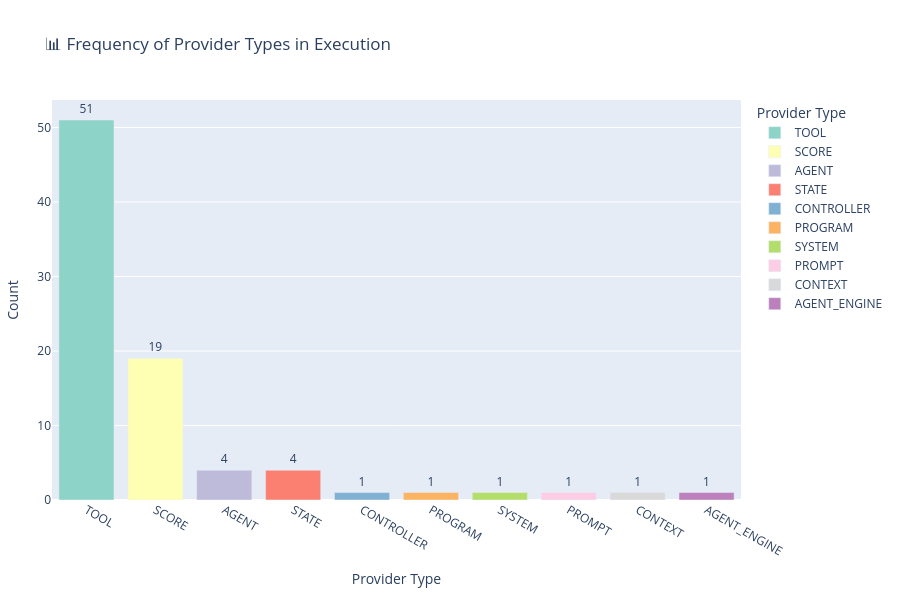

Notebook code cell kept with this figure:
### Markdown cell above
### 📊 Frequency of Provider Types in Execution

This bar chart displays the **number of times each `provider_type` appears** in the execution log.

#### 🧠 What this code does:
- Groups the log (`df`) by `provider_type` and counts how many entries exist for each type (e.g., `agent`, `tool`, `score`, `state`, etc.).
- Uses Plotly Express to render a **bar chart** with the provider types on the x-axis and their respective frequencies on the y-axis.
- Adds labels and color-coding to make the chart more interpretable and visually distinct.

#### 🔍 What you're observing:
- **Higher bars** indicate providers that are invoked more frequently (e.g., tools may appear often during scoring).
- Can help reveal which components dominate system activity.
- Serves as a quick summary of system behavior — useful for tuning, bottleneck detection, or debugging repeated execution patterns.

This is a foundational metric for system observability, especially when comparing runs or systems with different configurations.

### Code cell
import plotly.express as px

# Truncate provider_type to the part after the last '.'
df['provider_type'] = df['provider_type'].apply(lambda x: x.split('.')[-1])

# Count how many times each provider type appears
provider_freq = df["provider_type"].value_counts().reset_index()
provider_freq.columns = ["provider_type", "count"]

# Plot as bar chart
fig = px.bar(
    provider_freq,
    x="provider_type",
    y="count",
    text="count",
    title="📊 Frequency of Provider Types in Execution",
    labels={"provider_type": "Provider Type", "count": "Occurrences"},
    color="provider_type",
    color_discrete_sequence=px.colors.qualitative.Set3
)

# Update trace text position and layout
fig.update_traces(textposition="outside")

# Increase height and adjust margins for better space allocation
fig.update_layout(
    height=600,  # Increase height for more space
    margin=dict(t=100, b=100, l=50, r=50),  # Increase top margin for better visibility
    xaxis_title="Provider Type", 
    yaxis_title="Count"
)

fig.show()

### Figure 1 — Plotly figure (JSON) as saved in the notebook; plotly's stock layout.template omitted (floating-point values rounded to 4 significant figures)
{"data": [{"hovertemplate": "Provider Type=%{x}<br>Occurrences=%{text}<extra></extra>", "legendgroup": "TOOL", "marker": {"color": "rgb(141,211,199)", "pattern": {"shape": ""}}, "name": "TOOL", "orientation": "v", "showlegend": true, "text": [51.0], "textposition": "outside", "type": "bar", "x": ["TOOL"], "xaxis": "x", "y": [51], "yaxis": "y"}, {"hovertemplate": "Provider Type=%{x}<br>Occurrences=%{text}<extra></extra>", "legendgroup": "SCORE", "marker": {"color": "rgb(255,255,179)", "pattern": {"shape": ""}}, "name": "SCORE", "orientation": "v", "showlegend": true, "text": [19.0], "textposition": "outside", "type": "bar", "x": ["SCORE"], "xaxis": "x", "y": [19], "yaxis": "y"}, {"hovertemplate": "Provider Type=%{x}<br>Occurrences=%{text}<extra></extra>", "legendgroup": "AGENT", "marker": {"color": "rgb(190,186,218)", "pattern": {"shape": ""}}, "name": "AGENT", "orientation": "v", "showlegend": true, "text": [4.0], "textposition": "outside", "type": "bar", "x": ["AGENT"], "xaxis": "x", "y": [4], "yaxis": "y"}, {"hovertemplate": "Provider Type=%{x}<br>Occurrences=%{text}<extra></extra>", "legendgroup": "STATE", "marker": {"color": "rgb(251,128,114)", "pattern": {"shape": ""}}, "name": "STATE", "orientation": "v", "showlegend": true, "text": [4.0], "textposition": "outside", "type": "bar", "x": ["STATE"], "xaxis": "x", "y": [4], "yaxis": "y"}, {"hovertemplate": "Provider Type=%{x}<br>Occurrences=%{text}<extra></extra>", "legendgroup": "CONTROLLER", "marker": {"color": "rgb(128,177,211)", "pattern": {"shape": ""}}, "name": "CONTROLLER", "orientation": "v", "showlegend": true, "text": [1.0], "textposition": "outside", "type": "bar", "x": ["CONTROLLER"], "xaxis": "x", "y": [1], "yaxis": "y"}, {"hovertemplate": "Provider Type=%{x}<br>Occurrences=%{text}<extra></extra>", "legendgroup": "PROGRAM", "marker": {"color": "rgb(253,180,98)", "pattern": {"shape": ""}}, "name": "PROGRAM", "orientation": "v", "showlegend": true, "text": [1.0], "textposition": "outside", "type": "bar", "x": ["PROGRAM"], "xaxis": "x", "y": [1], "yaxis": "y"}, {"hovertemplate": "Provider Type=%{x}<br>Occurrences=%{text}<extra></extra>", "legendgroup": "SYSTEM", "marker": {"color": "rgb(179,222,105)", "pattern": {"shape": ""}}, "name": "SYSTEM", "orientation": "v", "showlegend": true, "text": [1.0], "textposition": "outside", "type": "bar", "x": ["SYSTEM"], "xaxis": "x", "y": [1], "yaxis": "y"}, {"hovertemplate": "Provider Type=%{x}<br>Occurrences=%{text}<extra></extra>", "legendgroup": "PROMPT", "marker": {"color": "rgb(252,205,229)", "pattern": {"shape": ""}}, "name": "PROMPT", "orientation": "v", "showlegend": true, "text": [1.0], "textposition": "outside", "type": "bar", "x": ["PROMPT"], "xaxis": "x", "y": [1], "yaxis": "y"}, {"hovertemplate": "Provider Type=%{x}<br>Occurrences=%{text}<extra></extra>", "legendgroup": "CONTEXT", "marker": {"color": "rgb(217,217,217)", "pattern": {"shape": ""}}, "name": "CONTEXT", "orientation": "v", "showlegend": true, "text": [1.0], "textposition": "outside", "type": "bar", "x": ["CONTEXT"], "xaxis": "x", "y": [1], "yaxis": "y"}, {"hovertemplate": "Provider Type=%{x}<br>Occurrences=%{text}<extra></extra>", "legendgroup": "AGENT_ENGINE", "marker": {"color": "rgb(188,128,189)", "pattern": {"shape": ""}}, "name": "AGENT_ENGINE", "orientation": "v", "showlegend": true, "text": [1.0], "textposition": "outside", "type": "bar", "x": ["AGENT_ENGINE"], "xaxis": "x", "y": [1], "yaxis": "y"}], "layout": {"barmode": "relative", "height": 600, "legend": {"title": {"text": "Provider Type"}, "tracegroupgap": 0}, "margin": {"b": 100, "l": 50, "r": 50, "t": 100}, "title": {"text": "📊 Frequency of Provider Types in Execution"}, "xaxis": {"anchor": "y", "categoryarray": ["TOOL", "SCORE", "AGENT", "STATE", "CONTROLLER", "PROGRAM", "SYSTEM", "PROMPT", "CONTEXT", "AGENT_ENGINE"], "categoryorder": "array", "domain": [0, 1], "title": {"text": "Provider Type"}}, "yaxis": {"anchor": "x", "domain": [0, 1], "title": {"text": "Count"}}}}
